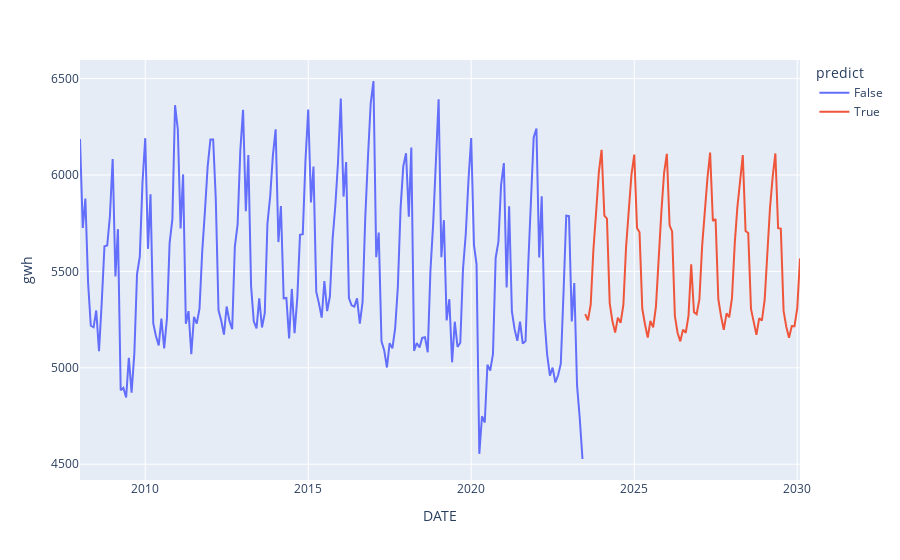

Notebook cell for this chart:
### Code cell
fig = px.line(resultsplot, x = "DATE",y ="gwh", color = "predict" )
fig.show()
